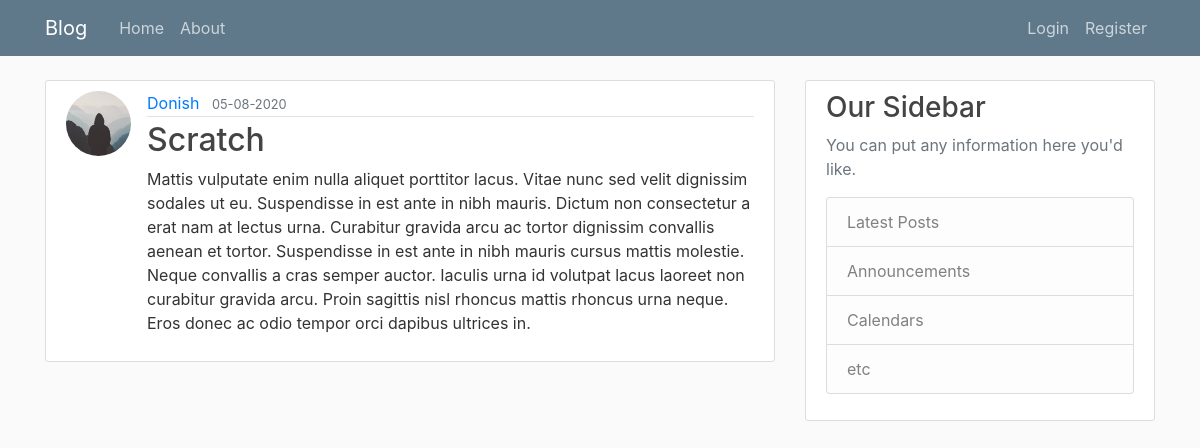
/post/28, run on the app's committed database.
### flaskblog/models.py (models this page shows, shortened)
class User(db.Model, UserMixin):
    id = db.Column(db.Integer, primary_key=True)
    username = db.Column(db.String(20), unique=True, nullable=False )
    email = db.Column(db.String(120), unique=True, nullable=False)
    image_file = db.Column(db.String(20), nullable=False, default='default.jpeg')
    password = db.Column(db.String(60), nullable=False)
    posts = db.relationship('Post', backref='author', lazy=True)

class Post(db.Model):
    id = db.Column(db.Integer, primary_key=True)
    title = db.Column(db.String(100), nullable=False)
    date_posted = db.Column(db.DateTime, nullable=False, default=datetime.utcnow)
    content = db.Column(db.Text, nullable=False)
    user_id = db.Column(db.Integer, db.ForeignKey('user.id'), nullable=False)

### flaskblog/posts/routes.py (the view)
@posts.route('/post/<int:post_id>')
def post(post_id):
    post = Post.query.get_or_404(post_id)
    return render_template('post.html', title=post.title, post=post)

### flaskblog/templates/post.html (shortened to what this page needs)
{% extends 'layout.html' %}
{% block content %}
    <article class="media content-section">
        <img class="rounded-circle article-img" src="{{ url_for('static', filename='profiles/' + post.author.image_file) }}">
      <div class="media-body">
        <div class="article-metadata">
          <a class="mr-2" href="{{ url_for('users.user_posts', username=post.author.username) }}">{{ post.author.username }}</a>
          <small class="text-muted">{{ post.date_posted.strftime('%d-%m-%Y') }}</small>
        </div>
        <h2 class="article-title">{{ post.title }}</h2>
        <p class="article-content">{{ post.content }}</p>
      </div>
    </article>
{% endblock content %}

### flaskblog/static/main.css (style rules this page uses)
body { background: #fafafa; color: #333333; margin-top: 5rem; }
h1, h2, h3, h4, h5, h6 { color: #444444; }
.content-section { background: #ffffff; padding: 10px 20px; border: 1px solid #dddddd; border-radius: 3px; margin-bottom: 20px; }
.article-title { color: #444444; }
.article-content { white-space: pre-line; }
.article-img { height: 65px; width: 65px; margin-right: 16px; }
.article-metadata { padding-bottom: 1px; margin-bottom: 4px; border-bottom: 1px solid #e3e3e3 }

### data on the page
User: image_file (placeholder picture), author.username "Donish"
Post: date_posted "05-08-2020", title "Scratch", content "Mattis vulputate enim nulla aliquet porttitor lacus. Vitae nunc sed velit dignissim sodales ut eu. Suspendisse in est ante in nibh mauris. Dictum non consectetur a erat nam at lectus urna. Curabitur gravida arcu ac tortor dignissim convallis aenean et tortor. Suspendisse in est ante in nibh mauris cursus mattis molestie. Neque convallis a cras semper auctor. Iaculis urna id volutpat lacus laoreet non curabitur gravida arcu. Proin sagittis nisl rhoncus mattis rhoncus urna neque. Eros donec ac odio tempor orci dapibus ultrices in."
